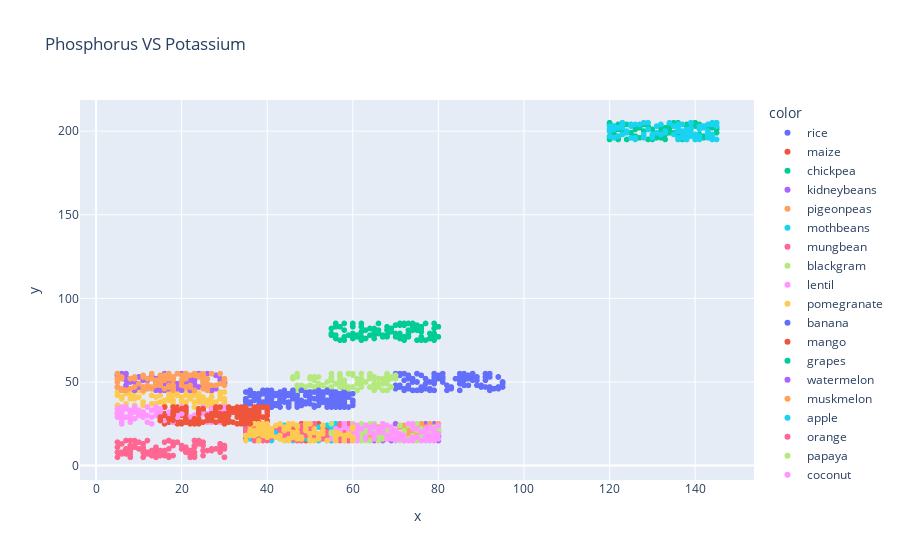

Notebook source saved alongside this figure:
### Code cell
fig = px.scatter(x=df['P'],y=df['K'],color=df['label'],title="Phosphorus VS Potassium")
fig.show()

### Figure 1 — Plotly figure (JSON) as saved in the notebook; plotly's stock layout.template omitted (floating-point values rounded to 4 significant figures)
{"data": [{"hovertemplate": "color=rice<br>x=%{x}<br>y=%{y}<extra></extra>", "legendgroup": "rice", "marker": {"color": "#636efa", "symbol": "circle"}, "mode": "markers", "name": "rice", "showlegend": true, "type": "scattergl", "x": [42, 58, 55, 35, 42, 37, 55, 53, 54, 58, 53, 46, 58, 56, 50, 48, 38, 35, 38, 35, 45, 40, 59, 41, 47, 53, 59, 50, 49, 51, 57, 35, 37, 53, 54, 55, 57, 39, 43, 44, 42, 45, 60, 40, 52, 35, 49, 39, 43, 55, 36, 60, 56, 60, 52, 38, 54, 36, 46, 55, 40, 58, 58, 36, 47, 41, 54, 59, 46, 56, 52, 45, 42, 43, 54, 36, 47, 35, 36, 41, 57, 45, 53, 43, 58, 60, 43, 50, 53, 50, 53, 44, 45, 40, 51, 46, 47, 55, 35, 37], "xaxis": "x", "y": [43, 41, 44, 40, 42, 42, 38, 40, 38, 38, 40, 42, 44, 36, 37, 39, 41, 39, 36, 40, 36, 43, 41, 43, 37, 41, 43, 41, 44, 35, 41, 40, 39, 38, 44, 42, 35, 36, 44, 41, 36, 43, 36, 40, 45, 38, 42, 38, 39, 45, 43, 39, 42, 43, 36, 39, 38, 45, 40, 35, 38, 45, 38, 42, 42, 36, 37, 35, 41, 37, 41, 38, 37, 42, 36, 45, 44, 38, 37, 38, 43, 35, 43, 39, 39, 38, 38, 44, 42, 40, 38, 38, 35, 38, 36, 42, 37, 45, 44, 40], "yaxis": "y"}, {"hovertemplate": "color=maize<br>x=%{x}<br>y=%{y}<extra></extra>", "legendgroup": "maize", "marker": {"color": "#EF553B", "symbol": "circle"}, "mode": "markers", "name": "maize", "showlegend": true, "type": "scattergl", "x": [54, 44, 43, 58, 38, 41, 41, 60, 44, 60, 44, 49, 52, 44, 54, 58, 47, 41, 53, 55, 57, 50, 56, 45, 48, 51, 39, 49, 48, 54, 35, 43, 57, 35, 46, 44, 56, 55, 35, 57, 56, 44, 48, 60, 51, 46, 60, 58, 43, 43, 36, 36, 60, 38, 54, 38, 44, 58, 44, 35, 45, 60, 51, 36, 48, 53, 45, 45, 35, 54, 39, 48, 37, 50, 39, 52, 39, 49, 42, 38, 52, 40, 57, 52, 59, 38, 60, 37, 58, 60, 59, 55, 51, 48, 60, 57, 35, 54, 58, 57], "xaxis": "x", "y": [16, 17, 16, 21, 20, 16, 17, 19, 17, 25, 19, 21, 16, 16, 21, 22, 17, 17, 19, 19, 21, 15, 22, 21, 16, 16, 18, 15, 22, 20, 25, 19, 25, 23, 22, 21, 18, 21, 18, 18, 17, 23, 17, 17, 23, 22, 15, 18, 23, 17, 20, 23, 23, 17, 17, 22, 21, 19, 20, 16, 20, 25, 24, 24, 18, 18, 23, 21, 24, 22, 18, 20, 16, 19, 24, 17, 23, 20, 21, 21, 25, 19, 24, 18, 17, 15, 22, 22, 15, 23, 17, 15, 18, 25, 22, 24, 22, 19, 23, 19], "yaxis": "y"}, {"hovertemplate": "color=chickpea<br>x=%{x}<br>y=%{y}<extra></extra>", "legendgroup": "chickpea", "marker": {"color": "#00cc96", "symbol": "circle"}, "mode": "markers", "name": "chickpea", "showlegend": true, "type": "scattergl", "x": [72, 72, 58, 72, 67, 73, 70, 70, 62, 74, 66, 66, 63, 62, 62, 72, 56, 71, 78, 70, 80, 68, 78, 68, 62, 67, 65, 60, 77, 68, 76, 79, 60, 78, 79, 58, 58, 55, 76, 61, 60, 55, 76, 68, 66, 64, 60, 76, 60, 68, 79, 74, 55, 77, 60, 67, 66, 71, 69, 79, 56, 72, 73, 64, 73, 75, 59, 69, 56, 76, 74, 71, 73, 70, 57, 79, 71, 76, 75, 80, 62, 79, 57, 73, 61, 78, 75, 55, 65, 60, 61, 67, 76, 63, 65, 56, 65, 56, 58, 69], "xaxis": "x", "y": [77, 84, 85, 85, 77, 81, 84, 84, 75, 81, 79, 79, 81, 85, 77, 84, 76, 84, 76, 77, 83, 77, 76, 83, 83, 78, 80, 84, 85, 81, 82, 85, 83, 76, 75, 81, 77, 78, 77, 77, 76, 79, 75, 81, 81, 78, 79, 83, 84, 78, 79, 85, 78, 75, 78, 78, 85, 76, 80, 77, 85, 75, 85, 82, 79, 75, 78, 82, 85, 80, 83, 79, 79, 79, 75, 82, 85, 82, 84, 77, 80, 78, 83, 77, 78, 79, 81, 82, 76, 85, 78, 77, 76, 76, 82, 78, 78, 83, 75, 82], "yaxis": "y"}, {"hovertemplate": "color=kidneybeans<br>x=%{x}<br>y=%{y}<extra></extra>", "legendgroup": "kidneybeans", "marker": {"color": "#ab63fa", "symbol": "circle"}, "mode": "markers", "name": "kidneybeans", "showlegend": true, "type": "scattergl", "x": [60, 70, 55, 64, 61, 65, 57, 80, 59, 59, 58, 57, 80, 60, 78, 77, 79, 80, 55, 65, 78, 65, 70, 64, 71, 79, 63, 80, 60, 75, 77, 72, 73, 77, 62, 59, 59, 62, 63, 79, 72, 64, 66, 57, 56, 77, 65, 72, 60, 80, 72, 67, 69, 77, 62, 71, 79, 59, 63, 56, 63, 67, 71, 74, 76, 66, 69, 65, 74, 67, 56, 59, 61, 80, 61, 74, 69, 75, 68, 65, 79, 78, 55, 59, 68, 68, 64, 69, 67, 69, 73, 78, 72, 67, 56, 65, 63, 70, 63, 60], "xaxis": "x", "y": [25, 16, 22, 16, 20, 22, 21, 18, 17, 22, 24, 19, 17, 22, 23, 25, 17, 15, 23, 20, 16, 25, 19, 22, 17, 20, 17, 22, 22, 21, 23, 18, 20, 17, 23, 22, 19, 22, 20, 23, 17, 15, 23, 18, 22, 24, 15, 21, 23, 19, 20, 24, 23, 25, 19, 17, 25, 18, 17, 20, 24, 22, 24, 15, 24, 17, 15, 16, 15, 25, 25, 15, 21, 20, 19, 21, 22, 18, 20, 16, 15, 22, 22, 15, 23, 19, 17, 19, 22, 20, 22, 20, 23, 15, 18, 18, 16, 25, 19, 24], "yaxis": "y"}, {"hovertemplate": "color=pigeonpeas<br>x=%{x}<br>y=%{y}<extra></extra>", "legendgroup": "pigeonpeas", "marker": {"color": "#FFA15A", "symbol": "circle"}, "mode": "markers", "name": "pigeonpeas", "showlegend": true, "type": "scattergl", "x": [72, 59, 73, 57, 79, 75, 70, 55, 58, 61, 58, 56, 72, 80, 72, 62, 58, 68, 67, 70, 63, 76, 55, 75, 71, 70, 72, 66, 56, 76, 69, 73, 61, 71, 61, 73, 72, 64, 74, 60, 66, 59, 67, 76, 73, 75, 70, 59, 62, 67, 66, 73, 67, 55, 56, 77, 73, 63, 77, 64, 75, 77, 80, 75, 80, 77, 78, 60, 74, 57, 60, 77, 68, 73, 59, 72, 56, 70, 74, 67, 74, 72, 68, 57, 62, 55, 77, 75, 71, 64, 55, 69, 67, 74, 64, 71, 72, 60, 71, 61], "xaxis": "x", "y": [24, 23, 23, 24, 18, 25, 20, 19, 20, 21, 24, 17, 17, 20, 17, 19, 16, 16, 24, 20, 19, 25, 19, 21, 24, 21, 21, 21, 17, 19, 19, 21, 18, 23, 21, 18, 22, 16, 19, 15, 15, 18, 18, 17, 19, 25, 20, 22, 23, 25, 23, 20, 18, 18, 24, 17, 20, 23, 22, 20, 24, 23, 25, 24, 21, 18, 25, 21, 16, 23, 19, 19, 20, 21, 24, 15, 23, 21, 15, 18, 20, 24, 20, 19, 16, 23, 21, 20, 24, 22, 16, 19, 19, 17, 18, 17, 22, 22, 18, 24], "yaxis": "y"}, {"hovertemplate": "color=mothbeans<br>x=%{x}<br>y=%{y}<extra></extra>", "legendgroup": "mothbeans", "marker": {"color": "#19d3f3", "symbol": "circle"}, "mode": "markers", "name": "mothbeans", "showlegend": true, "type": "scattergl", "x": [49, 59, 58, 43, 54, 43, 55, 35, 57, 53, 49, 56, 43, 38, 45, 57, 35, 55, 45, 58, 44, 49, 51, 48, 50, 56, 60, 37, 43, 43, 44, 43, 45, 56, 57, 45, 36, 57, 47, 49, 51, 44, 38, 57, 48, 44, 51, 44, 35, 60, 58, 42, 39, 36, 41, 41, 36, 46, 39, 57, 55, 51, 56, 57, 36, 41, 38, 37, 35, 45, 58, 56, 56, 51, 42, 59, 45, 40, 45, 52, 45, 54, 51, 41, 50, 40, 54, 55, 59, 45, 38, 58, 55, 36, 52, 59, 51, 47, 51, 51], "xaxis": "x", "y": [18, 23, 25, 18, 16, 22, 15, 20, 24, 24, 17, 25, 23, 22, 21, 20, 23, 25, 22, 25, 17, 22, 19, 15, 19, 20, 18, 21, 24, 24, 24, 22, 15, 23, 16, 19, 22, 20, 20, 16, 24, 21, 20, 20, 18, 20, 18, 24, 18, 23, 21, 22, 21, 22, 16, 15, 22, 15, 20, 25, 24, 17, 17, 17, 16, 19, 18, 24, 20, 20, 19, 23, 17, 25, 20, 20, 19, 17, 23, 23, 16, 24, 25, 21, 22, 23, 15, 22, 25, 18, 19, 17, 18, 23, 15, 22, 16, 17, 17, 21], "yaxis": "y"}, {"hovertemplate": "color=mungbean<br>x=%{x}<br>y=%{y}<extra></extra>", "legendgroup": "mungbean", "marker": {"color": "#FF6692", "symbol": "circle"}, "mode": "markers", "name": "mungbean", "showlegend": true, "type": "scattergl", "x": [55, 54, 55, 56, 56, 57, 59, 51, 49, 39, 35, 52, 42, 46, 38, 60, 53, 58, 35, 53, 47, 53, 45, 37, 60, 45, 57, 57, 57, 59, 41, 48, 36, 36, 59, 48, 50, 40, 43, 57, 60, 59, 60, 47, 45, 39, 40, 48, 59, 48, 43, 46, 47, 44, 58, 40, 38, 48, 49, 38, 58, 44, 59, 48, 41, 52, 48, 41, 37, 35, 41, 50, 35, 37, 39, 45, 37, 51, 56, 40, 36, 37, 47, 44, 59, 56, 45, 39, 37, 37, 54, 51, 54, 45, 40, 37, 44, 45, 45, 48], "xaxis": "x", "y": [20, 20, 20, 16, 17, 24, 23, 25, 18, 20, 22, 17, 23, 16, 21, 25, 22, 15, 24, 17, 20, 16, 23, 21, 15, 21, 25, 17, 22, 25, 18, 24, 25, 22, 22, 21, 21, 15, 22, 15, 23, 15, 25, 15, 22, 15, 24, 15, 25, 24, 21, 24, 19, 18, 20, 21, 18, 20, 25, 15, 15, 16, 23, 22, 17, 19, 17, 20, 25, 20, 20, 23, 21, 15, 22, 21, 20, 17, 20, 22, 21, 17, 18, 17, 19, 21, 18, 17, 15, 19, 17, 15, 20, 16, 21, 22, 19, 17, 23, 21], "yaxis": "y"}, {"hovertemplate": "color=blackgram<br>x=%{x}<br>y=%{y}<extra></extra>", "legendgroup": "blackgram", "marker": {"color": "#B6E880", "symbol": "circle"}, "mode": "markers", "name": "blackgram", "showlegend": true, "type": "scattergl", "x": [79, 62, 61, 73, 58, 55, 72, 64, 64, 74, 73, 67, 63, 66, 56, 66, 55, 58, 65, 62, 71, 71, 71, 63, 60, 61, 68, 62, 66, 63, 72, 65, 78, 67, 60, 76, 78, 60, 75, 72, 80, 76, 68, 78, 64, 80, 68, 67, 70, 74, 67, 80, 79, 75, 55, 68, 68, 76, 60, 72, 68, 62, 65, 64, 58, 75, 66, 70, 57, 58, 62, 75, 80, 76, 76, 61, 60, 63, 67, 63, 68, 61, 74, 79, 62, 60, 65, 55, 62, 59, 77, 58, 63, 63, 70, 73, 77, 79, 77, 62], "xaxis": "x", "y": [15, 21, 22, 25, 18, 16, 21, 20, 21, 17, 24, 25, 19, 22, 18, 15, 19, 23, 25, 18, 15, 24, 16, 18, 25, 21, 22, 15, 17, 22, 19, 21, 21, 17, 21, 17, 19, 17, 15, 15, 19, 18, 19, 21, 25, 19, 23, 16, 15, 15, 16, 22, 19, 21, 20, 17, 20, 22, 16, 17, 19, 15, 23, 15, 16, 25, 19, 16, 19, 25, 17, 22, 20, 16, 15, 20, 15, 15, 21, 16, 17, 15, 18, 17, 24, 17, 20, 25, 24, 22, 21, 17, 17, 18, 15, 16, 22, 23, 21, 25], "yaxis": "y"}, {"hovertemplate": "color=lentil<br>x=%{x}<br>y=%{y}<extra></extra>", "legendgroup": "lentil", "marker": {"color": "#FF97FF", "symbol": "circle"}, "mode": "markers", "name": "lentil", "showlegend": true, "type": "scattergl", "x": [76, 61, 60, 74, 71, 71, 72, 59, 64, 58, 77, 75, 69, 80, 78, 79, 62, 60, 67, 78, 80, 61, 66, 61, 60, 66, 56, 72, 77, 65, 79, 63, 78, 78, 67, 65, 72, 57, 58, 58, 65, 65, 65, 69, 55, 61, 79, 63, 61, 70, 74, 64, 58, 79, 68, 79, 77, 74, 68, 75, 78, 79, 60, 69, 67, 67, 67, 70, 71, 68, 66, 65, 59, 59, 63, 69, 75, 61, 74, 74, 63, 56, 74, 76, 65, 67, 79, 61, 70, 80, 77, 67, 73, 56, 70, 56, 77, 59, 73, 77], "xaxis": "x", "y": [15, 22, 20, 17, 16, 18, 18, 21, 20, 17, 20, 22, 23, 24, 15, 17, 22, 24, 22, 18, 16, 24, 20, 21, 21, 22, 18, 15, 20, 24, 22, 16, 23, 18, 25, 23, 15, 21, 15, 25, 19, 19, 19, 19, 16, 17, 15, 17, 15, 16, 25, 23, 23, 22, 18, 20, 22, 17, 24, 17, 22, 19, 18, 16, 21, 23, 20, 21, 19, 16, 22, 16, 22, 19, 17, 21, 17, 18, 17, 22, 24, 17, 15, 20, 16, 21, 16, 22, 19, 19, 20, 22, 25, 18, 15, 22, 17, 19, 15, 15], "yaxis": "y"}, {"hovertemplate": "color=pomegranate<br>x=%{x}<br>y=%{y}<extra></extra>", "legendgroup": "pomegranate", "marker": {"color": "#FECB52", "symbol": "circle"}, "mode": "markers", "name": "pomegranate", "showlegend": true, "type": "scattergl", "x": [24, 18, 26, 18, 27, 25, 21, 30, 27, 11, 5, 10, 7, 20, 22, 15, 27, 18, 15, 23, 8, 27, 23, 16, 29, 17, 21, 6, 23, 16, 18, 21, 23, 17, 25, 18, 19, 24, 24, 17, 30, 29, 24, 21, 11, 25, 22, 21, 26, 18, 6, 21, 5, 7, 13, 24, 23, 20, 19, 9, 27, 30, 21, 30, 11, 9, 27, 29, 25, 14, 9, 14, 21, 23, 6, 5, 9, 8, 11, 17, 5, 28, 13, 9, 27, 25, 7, 10, 18, 26, 16, 20, 9, 30, 25, 23, 14, 17, 24, 28], "xaxis": "x", "y": [38, 37, 36, 39, 38, 38, 38, 40, 41, 38, 36, 41, 37, 41, 40, 42, 41, 42, 38, 44, 40, 45, 44, 39, 40, 42, 44, 40, 44, 36, 43, 42, 42, 40, 36, 42, 42, 41, 40, 39, 38, 44, 43, 35, 36, 41, 43, 38, 38, 37, 41, 45, 44, 43, 37, 41, 35, 39, 43, 45, 36, 44, 42, 37, 44, 40, 44, 42, 40, 37, 36, 37, 35, 38, 41, 36, 44, 43, 45, 45, 42, 38, 42, 40, 41, 36, 45, 45, 43, 39, 36, 38, 41, 35, 35, 45, 41, 45, 39, 37], "yaxis": "y"}, {"hovertemplate": "color=banana<br>x=%{x}<br>y=%{y}<extra></extra>", "legendgroup": "banana", "marker": {"color": "#636efa", "symbol": "circle"}, "mode": "markers", "name": "banana", "showlegend": true, "type": "scattergl", "x": [94, 95, 92, 76, 77, 94, 92, 89, 88, 77, 88, 87, 75, 85, 95, 79, 95, 79, 76, 86, 94, 78, 70, 71, 79, 78, 73, 76, 87, 83, 91, 81, 74, 71, 91, 71, 79, 72, 73, 84, 90, 70, 89, 80, 91, 78, 70, 86, 95, 90, 72, 81, 75, 81, 75, 71, 94, 73, 79, 86, 79, 74, 75, 83, 85, 80, 72, 75, 85, 87, 72, 88, 79, 88, 74, 82, 91, 85, 88, 92, 92, 77, 86, 88, 73, 73, 74, 89, 70, 87, 82, 86, 85, 93, 89, 94, 81, 71, 75, 81], "xaxis": "x", "y": [46, 50, 53, 54, 49, 53, 55, 53, 55, 52, 52, 54, 50, 53, 49, 55, 47, 45, 45, 48, 53, 50, 48, 47, 51, 45, 48, 47, 48, 47, 47, 52, 45, 48, 51, 47, 49, 55, 53, 52, 47, 48, 53, 52, 53, 46, 55, 52, 50, 48, 45, 55, 50, 50, 45, 55, 47, 54, 45, 53, 53, 50, 55, 46, 51, 54, 51, 45, 49, 52, 46, 54, 50, 55, 45, 48, 55, 55, 51, 45, 47, 46, 55, 52, 46, 52, 52, 48, 46, 48, 45, 51, 45, 46, 51, 47, 52, 54, 55, 53], "yaxis": "y"}, {"hovertemplate": "color=mango<br>x=%{x}<br>y=%{y}<extra></extra>", "legendgroup": "mango", "marker": {"color": "#EF553B", "symbol": "circle"}, "mode": "markers", "name": "mango", "showlegend": true, "type": "scattergl", "x": [40, 24, 26, 22, 21, 19, 21, 17, 36, 28, 19, 23, 30, 27, 19, 28, 38, 37, 18, 16, 20, 25, 17, 37, 15, 37, 19, 33, 27, 16, 36, 29, 31, 34, 16, 30, 35, 18, 40, 29, 38, 32, 38, 32, 29, 34, 19, 17, 15, 19, 36, 31, 36, 23, 26, 33, 18, 17, 34, 35, 28, 24, 35, 24, 37, 36, 18, 38, 31, 29, 20, 21, 30, 38, 24, 36, 18, 16, 27, 17, 29, 36, 27, 28, 36, 35, 21, 38, 18, 23, 31, 34, 37, 16, 24, 38, 21, 18, 20, 26], "xaxis": "x", "y": [27, 31, 27, 25, 32, 35, 34, 31, 33, 30, 27, 27, 34, 30, 31, 33, 32, 30, 30, 35, 25, 33, 31, 28, 30, 30, 31, 29, 28, 25, 31, 34, 26, 28, 31, 29, 31, 26, 26, 34, 33, 32, 31, 33, 26, 35, 32, 26, 27, 25, 26, 32, 27, 30, 26, 35, 30, 26, 32, 28, 26, 32, 34, 34, 25, 27, 31, 32, 34, 32, 26, 32, 27, 25, 34, 29, 35, 35, 34, 30, 29, 31, 26, 35, 26, 31, 30, 31, 31, 28, 27, 26, 33, 27, 25, 26, 30, 33, 30, 31], "yaxis": "y"}, {"hovertemplate": "color=grapes<br>x=%{x}<br>y=%{y}<extra></extra>", "legendgroup": "grapes", "marker": {"color": "#00cc96", "symbol": "circle"}, "mode": "markers", "name": "grapes", "showlegend": true, "type": "scattergl", "x": [130, 144, 123, 125, 131, 123, 140, 122, 123, 134, 130, 145, 122, 139, 141, 138, 144, 136, 122, 136, 145, 132, 133, 121, 125, 140, 132, 126, 120, 142, 135, 126, 139, 141, 142, 129, 134, 138, 131, 122, 126, 128, 132, 137, 123, 136, 134, 139, 127, 138, 120, 142, 133, 139, 134, 140, 127, 120, 139, 136, 139, 133, 130, 135, 140, 132, 121, 132, 142, 121, 140, 120, 133, 135, 145, 136, 129, 130, 129, 135, 120, 125, 132, 140, 145, 128, 139, 122, 144, 120, 141, 121, 125, 138, 124, 138, 143, 142, 124, 134], "xaxis": "x", "y": [195, 204, 205, 196, 196, 198, 197, 195, 203, 204, 197, 205, 201, 203, 204, 195, 202, 205, 197, 204, 201, 197, 198, 201, 199, 205, 203, 197, 200, 197, 203, 203, 198, 202, 196, 201, 199, 204, 198, 204, 201, 204, 197, 195, 200, 197, 200, 201, 196, 203, 204, 203, 195, 199, 202, 195, 202, 195, 201, 195, 203, 201, 196, 205, 195, 196, 199, 202, 203, 199, 205, 196, 202, 199, 199, 201, 195, 201, 203, 203, 205, 204, 200, 203, 202, 200, 199, 196, 197, 197, 198, 203, 204, 197, 204, 200, 201, 202, 195, 204], "yaxis": "y"}, {"hovertemplate": "color=watermelon<br>x=%{x}<br>y=%{y}<extra></extra>", "legendgroup": "watermelon", "marker": {"color": "#ab63fa", "symbol": "circle"}, "mode": "markers", "name": "watermelon", "showlegend": true, "type": "scattergl", "x": [25, 19, 30, 8, 22, 26, 27, 22, 22, 13, 25, 15, 10, 9, 17, 12, 14, 21, 18, 17, 14, 8, 19, 16, 29, 9, 21, 5, 28, 29, 15, 21, 14, 5, 8, 22, 7, 27, 10, 16, 18, 7, 6, 5, 16, 20, 25, 7, 28, 25, 25, 16, 12, 23, 25, 28, 21, 20, 7, 6, 13, 17, 6, 10, 11, 25, 7, 12, 22, 19, 22, 30, 14, 23, 16, 5, 7, 18, 5, 23, 30, 10, 11, 21, 6, 20, 7, 24, 21, 25, 25, 10, 22, 14, 30, 12, 7, 18, 23, 24], "xaxis": "x", "y": [51, 55, 50, 50, 52, 55, 45, 53, 45, 54, 53, 47, 47, 50, 46, 51, 52, 55, 50, 51, 50, 52, 49, 55, 52, 45, 50, 54, 54, 51, 45, 48, 45, 47, 51, 46, 55, 48, 53, 46, 52, 53, 53, 52, 49, 48, 47, 51, 54, 52, 50, 45, 46, 49, 51, 46, 51, 45, 52, 55, 54, 55, 53, 49, 46, 52, 47, 46, 52, 46, 50, 50, 52, 47, 45, 47, 45, 50, 55, 51, 50, 53, 51, 55, 45, 55, 48, 55, 54, 51, 54, 53, 54, 50, 49, 47, 45, 50, 55, 47], "yaxis": "y"}, {"hovertemplate": "color=muskmelon<br>x=%{x}<br>y=%{y}<extra></extra>", "legendgroup": "muskmelon", "marker": {"color": "#FFA15A", "symbol": "circle"}, "mode": "markers", "name": "muskmelon", "showlegend": true, "type": "scattergl", "x": [17, 27, 25, 18, 26, 25, 24, 30, 6, 26, 30, 9, 7, 21, 26, 27, 5, 14, 18, 14, 9, 6, 12, 13, 25, 25, 21, 25, 24, 25, 17, 25, 25, 11, 26, 17, 25, 8, 13, 22, 13, 23, 22, 23, 10, 12, 20, 11, 19, 26, 20, 17, 7, 22, 21, 12, 12, 14, 9, 16, 7, 6, 20, 29, 5, 5, 15, 11, 15, 30, 12, 25, 11, 5, 18, 22, 18, 18, 28, 18, 20, 22, 25, 15, 16, 5, 21, 23, 29, 11, 18, 21, 8, 6, 25, 13, 26, 21, 15, 16], "xaxis": "x", "y": [55, 48, 52, 52, 45, 49, 53, 51, 52, 52, 48, 52, 45, 55, 45, 55, 55, 51, 48, 48, 53, 53, 46, 47, 50, 53, 52, 55, 54, 50, 48, 54, 51, 54, 52, 52, 46, 46, 46, 47, 52, 55, 47, 45, 49, 52, 51, 53, 55, 49, 48, 47, 45, 48, 47, 48, 47, 49, 47, 46, 45, 45, 50, 49, 47, 52, 54, 47, 48, 52, 52, 50, 45, 55, 46, 54, 52, 45, 48, 53, 54, 47, 54, 49, 51, 50, 47, 54, 55, 47, 51, 52, 52, 46, 50, 55, 47, 52, 52, 54], "yaxis": "y"}, {"hovertemplate": "color=apple<br>x=%{x}<br>y=%{y}<extra></extra>", "legendgroup": "apple", "marker": {"color": "#19d3f3", "symbol": "circle"}, "mode": "markers", "name": "apple", "showlegend": true, "type": "scattergl", "x": [128, 144, 128, 120, 129, 137, 139, 123, 144, 124, 122, 121, 126, 139, 133, 143, 140, 137, 121, 144, 128, 128, 143, 140, 144, 141, 144, 143, 137, 144, 126, 120, 143, 141, 142, 138, 125, 121, 122, 123, 121, 137, 135, 144, 123, 133, 130, 143, 143, 122, 125, 139, 123, 136, 131, 140, 138, 127, 145, 139, 126, 136, 124, 138, 136, 134, 143, 120, 145, 141, 123, 136, 136, 141, 129, 138, 137, 132, 139, 125, 143, 144, 143, 135, 130, 142, 129, 135, 145, 121, 131, 140, 138, 140, 145, 120, 132, 137, 144, 140], "xaxis": "x", "y": [196, 197, 205, 201, 201, 204, 205, 205, 196, 199, 197, 196, 204, 199, 200, 199, 198, 199, 203, 195, 205, 198, 196, 198, 204, 203, 197, 198, 200, 198, 196, 203, 197, 201, 202, 195, 204, 196, 202, 202, 201, 196, 198, 205, 205, 199, 198, 200, 204, 202, 196, 202, 198, 200, 199, 197, 201, 204, 203, 205, 195, 202, 200, 200, 196, 205, 197, 200, 205, 197, 204, 195, 204, 195, 201, 197, 200, 204, 197, 203, 204, 196, 197, 203, 196, 203, 205, 203, 205, 201, 203, 195, 198, 197, 195, 197, 198, 196, 196, 197], "yaxis": "y"}, {"hovertemplate": "color=orange<br>x=%{x}<br>y=%{y}<extra></extra>", "legendgroup": "orange", "marker": {"color": "#FF6692", "symbol": "circle"}, "mode": "markers", "name": "orange", "showlegend": true, "type": "scattergl", "x": [30, 6, 13, 16, 7, 27, 23, 18, 24, 23, 17, 12, 9, 7, 18, 11, 8, 17, 5, 8, 13, 25, 7, 23, 14, 7, 29, 14, 8, 18, 25, 12, 16, 14, 7, 12, 25, 8, 5, 17, 30, 23, 27, 11, 21, 22, 18, 10, 16, 9, 11, 15, 5, 22, 15, 6, 16, 20, 29, 28, 25, 6, 29, 11, 24, 21, 29, 29, 23, 9, 5, 12, 20, 8, 8, 21, 19, 18, 15, 22, 25, 7, 7, 30, 17, 23, 20, 23, 14, 11, 29, 24, 8, 10, 13, 30, 8, 7, 17, 26], "xaxis": "x", "y": [12, 13, 6, 9, 9, 10, 15, 14, 14, 6, 15, 8, 12, 10, 6, 8, 7, 5, 8, 9, 6, 14, 10, 5, 8, 15, 12, 5, 15, 14, 14, 15, 6, 8, 8, 7, 6, 11, 5, 6, 10, 15, 9, 13, 8, 6, 13, 10, 8, 11, 5, 9, 11, 9, 7, 7, 14, 10, 8, 10, 12, 8, 13, 11, 15, 9, 13, 13, 12, 15, 14, 8, 10, 5, 12, 11, 14, 12, 6, 5, 9, 9, 9, 11, 10, 8, 12, 11, 11, 10, 10, 13, 10, 14, 9, 5, 12, 7, 15, 9], "yaxis": "y"}, {"hovertemplate": "color=papaya<br>x=%{x}<br>y=%{y}<extra></extra>", "legendgroup": "papaya", "marker": {"color": "#B6E880", "symbol": "circle"}, "mode": "markers", "name": "papaya", "showlegend": true, "type": "scattergl", "x": [68, 46, 47, 65, 68, 68, 62, 65, 68, 64, 51, 47, 64, 57, 60, 58, 55, 51, 65, 57, 52, 67, 64, 62, 48, 46, 68, 59, 51, 54, 56, 68, 59, 70, 61, 60, 62, 62, 57, 47, 50, 46, 68, 62, 58, 60, 66, 65, 54, 64, 52, 47, 48, 54, 65, 52, 46, 63, 49, 53, 55, 62, 58, 65, 50, 64, 58, 58, 69, 67, 67, 68, 57, 50, 50, 47, 60, 51, 68, 69, 55, 55, 62, 69, 61, 57, 66, 55, 61, 64, 57, 65, 66, 55, 70, 59, 64, 67, 59, 64], "xaxis": "x", "y": [50, 45, 55, 53, 45, 45, 50, 47, 54, 47, 47, 53, 54, 48, 54, 49, 53, 52, 47, 51, 53, 45, 52, 55, 45, 52, 52, 46, 51, 46, 49, 51, 47, 52, 49, 55, 52, 51, 53, 48, 48, 53, 55, 52, 51, 47, 47, 48, 46, 52, 47, 46, 48, 50, 49, 49, 52, 50, 47, 48, 51, 49, 47, 52, 52, 47, 50, 49, 47, 52, 52, 49, 47, 52, 53, 45, 47, 53, 45, 52, 52, 51, 47, 53, 45, 54, 49, 55, 52, 55, 55, 45, 52, 47, 54, 55, 47, 49, 55, 53], "yaxis": "y"}, {"hovertemplate": "color=coconut<br>x=%{x}<br>y=%{y}<extra></extra>", "legendgroup": "coconut", "marker": {"color": "#FF97FF", "symbol": "circle"}, "mode": "markers", "name": "coconut", "showlegend": true, "type": "scattergl", "x": [30, 23, 28, 21, 18, 11, 5, 6, 30, 7, 18, 10, 8, 18, 15, 19, 20, 17, 11, 6, 6, 6, 8, 13, 9, 27, 24, 6, 14, 14, 6, 11, 14, 6, 6, 25, 14, 12, 25, 21, 22, 5, 11, 30, 10, 7, 20, 15, 17, 15, 23, 19, 21, 27, 29, 8, 24, 29, 11, 10, 29, 29, 30, 12, 13, 28, 24, 23, 26, 28, 18, 6, 30, 7, 26, 6, 12, 5, 19, 9, 30, 30, 13, 29, 30, 13, 15, 12, 28, 22, 10, 20, 9, 16, 8, 8, 27, 21, 5, 26], "xaxis": "x", "y": [29, 28, 33, 35, 35, 32, 31, 27, 29, 35, 26, 33, 32, 30, 34, 33, 26, 32, 29, 26, 30, 32, 26, 33, 28, 26, 33, 25, 30, 35, 29, 31, 30, 33, 33, 35, 33, 30, 31, 35, 29, 29, 32, 35, 30, 29, 35, 32, 29, 34, 25, 29, 35, 34, 29, 28, 27, 32, 31, 32, 27, 35, 27, 30, 29, 32, 29, 30, 26, 26, 27, 35, 31, 34, 31, 25, 26, 32, 31, 32, 34, 30, 33, 26, 30, 25, 33, 35, 30, 29, 33, 31, 35, 27, 30, 33, 32, 26, 34, 29], "yaxis": "y"}, {"hovertemplate": "color=cotton<br>x=%{x}<br>y=%{y}<extra></extra>", "legendgroup": "cotton", "marker": {"color": "#FECB52", "symbol": "circle"}, "mode": "markers", "name": "cotton", "showlegend": true, "type": "scattergl", "x": [47, 36, 47, 47, 38, 50, 41, 45, 47, 60, 45, 59, 38, 49, 40, 35, 43, 46, 39, 56, 36, 58, 42, 41, 39, 60, 46, 49, 35, 36, 45, 51, 60, 37, 52, 48, 38, 41, 53, 48, 46, 41, 42, 50, 37, 39, 38, 38, 40, 50, 40, 40, 50, 36, 50, 51, 57, 47, 52, 40, 60, 43, 44, 49, 44, 59, 53, 52, 36, 48, 52, 37, 39, 51, 36, 56, 54, 56, 45, 46, 49, 53, 60, 56, 52, 43, 44, 43, 37, 48, 45, 56, 40, 37, 46, 38, 53, 39, 58, 60], "xaxis": "x", "y": [24, 20, 18, 23, 23, 19, 20, 22, 16, 22, 25, 18, 15, 21, 25, 18, 16, 18, 24, 15, 24, 18, 24, 22, 21, 23, 19, 22, 15, 19, 23, 22, 17, 20, 16, 16, 25, 18, 19, 16, 17, 22, 17, 25, 18, 25, 19, 24, 17, 15, 17, 20, 16, 21, 19, 20, 19, 20, 19, 23, 17, 18, 21, 25, 15, 19, 24, 18, 18, 17, 19, 25, 22, 15, 24, 18, 15, 15, 15, 25, 24, 19, 17, 17, 19, 16, 23, 25, 21, 16, 16, 20, 17, 18, 20, 20, 21, 18, 15, 15], "yaxis": "y"}, {"hovertemplate": "color=jute<br>x=%{x}<br>y=%{y}<extra></extra>", "legendgroup": "jute", "marker": {"color": "#636efa", "symbol": "circle"}, "mode": "markers", "name": "jute", "showlegend": true, "type": "scattergl", "x": [47, 37, 41, 40, 41, 35, 37, 43, 55, 40, 53, 46, 41, 55, 43, 38, 49, 40, 35, 45, 53, 56, 55, 45, 54, 56, 40, 44, 47, 40, 57, 36, 60, 51, 39, 50, 52, 52, 49, 48, 47, 52, 52, 51, 37, 41, 55, 56, 40, 56, 56, 46, 48, 58, 50, 41, 42, 40, 57, 41, 45, 40, 43, 36, 58, 41, 48, 58, 59, 35, 41, 57, 42, 59, 43, 46, 37, 41, 56, 53, 54, 58, 39, 50, 38, 48, 41, 54, 46, 52, 43, 55, 57, 47, 43, 44, 52, 39, 39, 38], "xaxis": "x", "y": [38, 39, 45, 39, 40, 36, 43, 40, 44, 40, 44, 45, 38, 40, 38, 35, 38, 39, 44, 37, 38, 36, 38, 42, 45, 39, 45, 45, 40, 45, 35, 38, 38, 40, 45, 43, 41, 42, 37, 45, 36, 39, 45, 44, 41, 35, 36, 35, 42, 40, 44, 42, 36, 41, 40, 40, 43, 43, 43, 44, 43, 43, 35, 44, 35, 37, 36, 35, 41, 35, 35, 38, 43, 35, 42, 44, 42, 36, 37, 38, 39, 37, 43, 44, 36, 38, 36, 35, 41, 43, 43, 43, 41, 35, 38, 43, 39, 37, 43, 43], "yaxis": "y"}, {"hovertemplate": "color=coffee<br>x=%{x}<br>y=%{y}<extra></extra>", "legendgroup": "coffee", "marker": {"color": "#EF553B", "symbol": "circle"}, "mode": "markers", "name": "coffee", "showlegend": true, "type": "scattergl", "x": [21, 21, 38, 24, 28, 23, 31, 25, 18, 32, 36, 33, 15, 30, 39, 34, 15, 20, 29, 32, 24, 21, 23, 26, 33, 25, 26, 18, 27, 39, 27, 21, 27, 24, 31, 35, 27, 40, 40, 21, 34, 30, 21, 33, 23, 15, 29, 29, 35, 29, 33, 17, 19, 20, 27, 40, 35, 31, 28, 24, 26, 28, 40, 38, 40, 22, 40, 28, 39, 28, 20, 26, 29, 30, 40, 37, 40, 37, 18, 23, 18, 31, 33, 26, 35, 36, 38, 33, 31, 16, 40, 31, 21, 38, 35, 34, 15, 33, 32, 18], "xaxis": "x", "y": [26, 26, 35, 31, 34, 25, 27, 34, 32, 34, 28, 25, 27, 31, 29, 30, 28, 26, 28, 26, 28, 28, 28, 30, 31, 26, 27, 27, 31, 35, 27, 34, 31, 33, 35, 35, 29, 33, 30, 33, 25, 25, 27, 34, 28, 29, 30, 27, 32, 35, 25, 28, 33, 34, 28, 35, 25, 30, 30, 26, 27, 35, 35, 29, 30, 26, 32, 33, 29, 26, 26, 30, 31, 28, 33, 35, 33, 32, 35, 25, 31, 26, 33, 27, 28, 25, 29, 33, 31, 30, 30, 34, 35, 34, 26, 32, 27, 30, 34, 30], "yaxis": "y"}], "layout": {"autosize": true, "legend": {"title": {"text": "color"}, "tracegroupgap": 0}, "title": {"text": "Phosphorus VS Potassium"}, "xaxis": {"anchor": "y", "autorange": true, "domain": [0, 1], "range": [-3.531, 153.5], "title": {"text": "x"}, "type": "linear"}, "yaxis": {"anchor": "x", "autorange": true, "domain": [0, 1], "range": [-11.5, 221.5], "title": {"text": "y"}, "type": "linear"}}}
